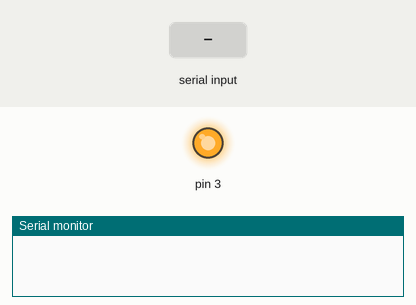
Simulated run of this sketch. Board: Arduino Uno, built with avr-gcc and run on an emulated ATmega328P. On the bench: output pins drawn as LEDs (lit = HIGH), the last lines printed to the serial monitor. The inputs (shaded band) are chosen by the test bench.

Above: at 1.2 s.
1.3 s: "1" received over Serial
At 1.7 s:
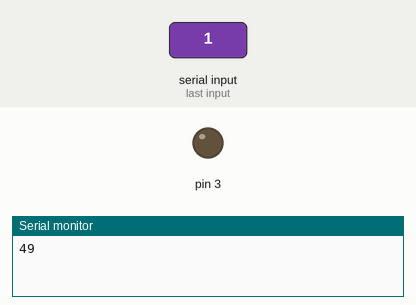
3.3 s: "1" received over the second serial link
Timing chart, 0 to 6.3 s (numbered marks = the images above; inputs shaded):
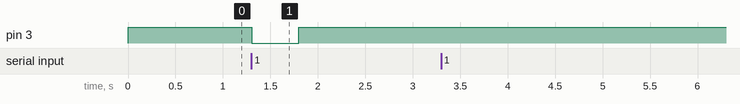

The sketch:

wheelchair_blood_pressure.ino
```cpp
#include <SoftwareSerial.h>
SoftwareSerial mySerial =  SoftwareSerial(10, 11);
//SoftwareSerial mySerial =  SoftwareSerial(6, 7);
int incomingByte = 0; // for incoming serial data
int x[10]={};
int i=0;int tmp=0;
int input;

void start()
{
  digitalWrite(3,LOW);
  delay(500);
  digitalWrite(3,HIGH);
  }

void setup() {
  Serial.begin(9600); // opens serial port, sets data rate to 9600 bps
  mySerial.begin(9600);
  pinMode(3,OUTPUT);
    digitalWrite(3,HIGH);

}

void loop() {
  // send data only when you receive data:
   if(Serial.available()){
        input = Serial.read();
        Serial.print(input);
         if(input==49)
   {start();}
   }

  if (mySerial.available() > 0) {
    // read the incoming byte:
    incomingByte = mySerial.read();
    tmp=incomingByte;
    if(tmp==255 || i>9)
    i=0;
    x[i]=tmp;
    i++;
    // say what you got:
    Serial.print("I received: ");
    if(x[9]!=49)
    Serial.println(x[9]);
  }
  }
```

Measured:
- after the input at 1.3 s, pin 3: HIGH → LOW at once, → HIGH 0.50 s later
